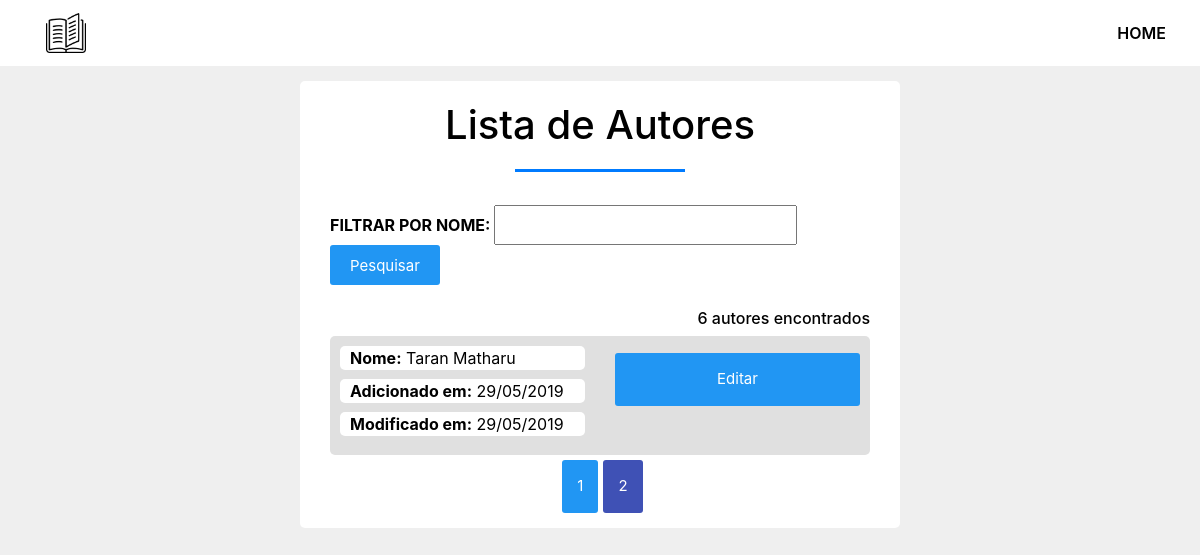
Screenshot of /con-autor.php?page=2 with the database file from the repository.
### tables this page shows
CREATE TABLE `autores` (
  `id` int(11) NOT NULL,
  `autor` varchar(100) NOT NULL,
  `created` timestamp NOT NULL DEFAULT CURRENT_TIMESTAMP,
  `modified` timestamp NOT NULL DEFAULT CURRENT_TIMESTAMP ON UPDATE CURRENT_TIMESTAMP
);

### OBJ/autor.php (called while the page is built, shortened)
<?php
include_once 'OBJ/functions.php';
class Autor {
    public function searchAut() {
        $results_pagina = pagina()[1];
        $limite_pagina = pagina()[2];
        if(isset($_POST['filtro'])){
            $dbc = dbConnect();
            $sql = "SELECT * FROM autores WHERE autor LIKE :filtro ORDER BY autor LIMIT ".$limite_pagina.",".$results_pagina."";
            $filtro = addslashes($_POST['filtro']);
            $stmt = $dbc->prepare($sql);
            $stmt->bindValue(':filtro', '%' . $filtro . '%', PDO::PARAM_INT);
            $stmt->execute();
            $result = $stmt->fetchAll();
            return $result;
        } else if(!isset($_POST['filtro'])){
            $dbc = dbConnect();
            $sql = "SELECT * FROM autores ORDER BY autor LIMIT ".$limite_pagina.",".$results_pagina."";
            $stmt = $dbc->prepare($sql);
            $stmt->execute();
            $result = $stmt->fetchAll();
            return $result;
        }
    }
    public function numeroAutores() {
        $dbc = dbConnect();
        $sql = "SELECT * FROM autores ORDER BY autor";
        $stmt = $dbc->prepare($sql);
        $stmt->execute();
        $count = $stmt->rowCount();
        return $count;
    }
}
?>

### OBJ/functions.php (called while the page is built, shortened)
<?php
function dateConvert($date){
    sscanf($date, '%d-%d-%d', $y, $m, $d);
    return sprintf('%02d/%02d/%04d', $d, $m, $y);
}
function pagina(){
    if (!isset($_GET['page'])){
        $page = 1;
    } else{
        $page = $_GET['page'];
    }
    $results_pagina = 5;
    $limite_pagina = ($page - 1) * $results_pagina;
    return array($page, $results_pagina, $limite_pagina);
}
?>

### con-autor.php (the view, shortened to what this page needs)
<?php
require 'OBJ/functions.php';
require 'OBJ/autor.php';
$OBJautor = new Autor;
?>
<!DOCTYPE html>
<html lang="pt-br">
<head>
    <?php
    include "ADD/config.php";
    ?>
</head>
<body>
<?php
    include "ADD/heater.php";
?>
<section id="box">
    <div class="container">
        <h1>Lista de Autores</h1>
        <form method="post" action="">
            <b>FILTRAR POR NOME: </b><input type="text" name="filtro" class="campo" required autofocus> <input type="submit" value="Pesquisar" class="btn-pesq">
        </form>
        <?php
        $numAut = $OBJautor->numeroAutores();
        echo "<br><h6>$numAut autores encontrados</h6>";
        $result = $OBJautor->searchAut();
        foreach ($result as $dados) {
            $created = dateConvert($dados['created']);
            $modified = dateConvert($dados['modified']);
            echo "<article><div class='row'><div class='col-md-6 aut-info'>";
            echo "<p><b>Nome:</b> ".$dados['autor']."</p><br><p><b>Adicionado em:</b> ".$created."</p><br><p><b>Modificado em:</b> ".$modified."</p><br>";
            echo "</div><div class='col-md-6 aut-info'>";
            echo "<a class='btn-alug' href='edit-aut.php?id=".$dados['id']."'>Editar</a>";
            echo "</div></div></article>";
        }
        $num = $OBJautor->numeroAutores();
        $page = pagina()[0];
        $resultMax = pagina()[1];
        $total_pages = ceil($num / $resultMax);
        echo '<div class="paginacao">';
            for ($i=1; $i <= $total_pages; $i++) {
                if ($i==$page){
                    echo '<a class="btn-act">'.$i.'</a>  ';
                } else {
                    echo '<a class="btn-pag" href="con-autor.php?page='.$i.'">'.$i.'</a>';
                }
            }
        echo '</div>';
        ?>
    </div>
</section>
</body>
</html>

### CSS/style.css (style rules this page uses)
* { margin: 0; padding: 0; }
body { background-color: #efefef!important; font-family: sans-serif; }
h1 { text-align: center; color: #000!important; padding-top: 20px; padding-bottom: 10px; }
h1::after { content: ''; background: #007bff; display: block; height: 3px; width: 170px; margin: 20px auto 5px; }
a { text-decoration: none!important; color: #fff!important; }
#box { width: 50%; background: #fff; color: #000; box-sizing: border-box; margin-top: 15px; margin-left: 25%; margin-bottom: 15px; padding: 15px; padding-top: 0px; border-radius: 5px; }
#box p { background-color: #fff; border-radius: 5px; margin-bottom: -15px; padding: 0px 10px 0px 10px; }
article { width: 100%; box-sizing: border-box; padding: 10px; background-color: #e0e0e0; margin-bottom: 5px; text-align: left; border-radius: 5px; }
.btn-alug { background-color: #2196f3; border-radius: 3px; display: inline-block; font-size: 15px; padding: 15px 30px; transition: 0.5s; width: 100%; margin-top: 7px; text-align: center; }
.btn-pesq { background-color: #2196f3; border-radius: 3px; display: inline-block; font-size: 15px; padding: 10px 20px; transition: 0.5s; text-align: center; color: #fff; border: none; height: 40px; }
.campo { width: 56%; height: 40px; padding: 0px 10px 0px 10px; margin-top: 10px; }
h6 { text-align: right; }
.paginacao { text-align: center; }
.btn-pag { background-color: #2196f3; border-radius: 3px; display: inline-block; font-size: 15px; padding: 15px 15px; transition: 0.5s; margin-right: 5px; margin-left: 5px; }
.btn-act { border-radius: 3px; display: inline-block; font-size: 15px; padding: 15px 15px; transition: 0.5s; border-color: 1px solid #fff; background-color: #3f51b5; }

### rows the page displays
autores: autor "Taran Matharu", created "29/05/2019", modified "29/05/2019"

### other values shown
$numAut "6"
